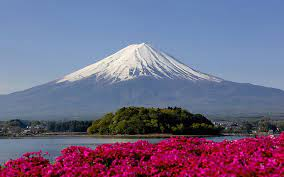
#> input picture 2/2.1/mount_fuji.jpeg, 284 x 177 px
$ jupyter execute 2.1.ipynb
#> lines starting #> are read from the running program, lines starting #| are printed output that depends on the picture; after the words box and inside, x2 and y2 are one past the last pixel; in counts of white or black regions, pixels touching at a corner belong together
[cell 1]
from PIL import Image
import numpy as np

### Negative Image

[cell 2]
def convert_to_neg(img_path):
#> called with img_path = 'mount_fuji.jpeg'
    img=Image.open(img_path)
#> img is the input picture: PIL image 284x177 RGB; mean R, G, B 113.6, 105.3, 135.8
    width, height=img.size
#> width = 284; height = 177
    neg_img=Image.new('RGB', img.size)
#> neg_img: PIL image 284x177 RGB; every value is 0
    for x in range(width):
        for y in range(height):
            r, g, b=img.getpixel((x, y))
            r, g, b=255-r, 255-g, 255-b
            neg_img.putpixel((x, y), (r, g, b))
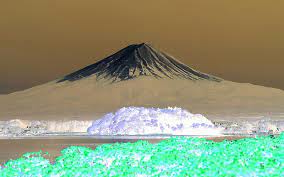
#> neg_img: PIL image 284x177 RGB; mean R, G, B 141.4, 149.7, 119.2
    neg_img.save(img_path[:img_path.index('.')]+"_negative.jpeg")
    neg_img.show()

[cell 3]
image_path="mount_fuji.jpeg"
convert_to_neg(image_path)

### Flip

[cell 4]
def flip_image(img_path):
#> called with img_path = 'mount_fuji.jpeg'
    img=Image.open(img_path)
    hor_flip=img.transpose(Image.FLIP_LEFT_RIGHT)
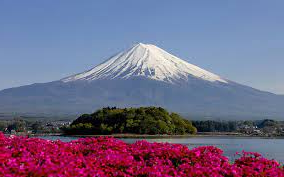
#> hor_flip: PIL image 284x177 RGB; mean R, G, B 113.6, 105.3, 135.8
    ver_flip=img.transpose(Image.FLIP_TOP_BOTTOM)
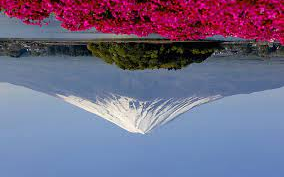
#> ver_flip: PIL image 284x177 RGB; mean R, G, B 113.6, 105.3, 135.8
    both_flip=img.transpose(Image.ROTATE_180)
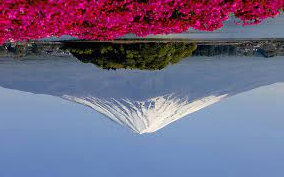
#> both_flip: PIL image 284x177 RGB; mean R, G, B 113.6, 105.3, 135.8
    hor_flip.save(img_path[:img_path.index('.')]+"_hor_flip.jpeg")
    ver_flip.save(img_path[:img_path.index('.')]+"_ver_flip.jpeg")
    both_flip.save(img_path[:img_path.index('.')]+"_both_flip.jpeg")
    hor_flip.show()
    ver_flip.show()
    both_flip.show()

[cell 5]
img_path="mount_fuji.jpeg"
flip_image(img_path)

### Thresholding

[cell 6]
def thresholding(img_path):
#> called with img_path = 'mount_fuji.jpeg'
    threshold_values=np.array([i*32 for i in range(1, 7)])
    img=Image.open(img_path)
    grayscale=img.convert("L")
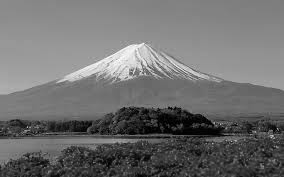
#> grayscale: PIL image 284x177 L; min 0, max 255, mean 111.3
    width, height=img.size
#> width = 284; height = 177
    for _, threshold_value in enumerate(threshold_values):
        result=Image.new("L", img.size)
        for x in range(width):
            for y in range(height):
                if grayscale.getpixel((x, y))>=threshold_value:
                    result.putpixel((x, y), 255)
                else:
                    result.putpixel((x, y), 0)
        result.save(img_path[:img_path.index('.')]+str(_+1)+".jpeg")
        result.show()
#> this loop made 6 passes
#> pass 1, in thresholding, `result.save(img_path[:img_path.index('.')]+str(_+1)+".jpeg")`:
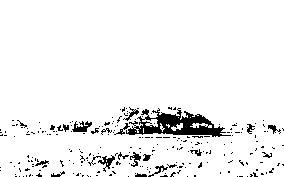
#> saved as mount_fuji1.jpeg: PIL image 284x177 L; 94.1% white; 236 black regions (215 under 20 px), largest, box (x1, y1, x2, y2) and area: (126, 108, 231, 137) 1372, (72, 121, 92, 132) 123, (98, 155, 115, 172) 101
#> pass 2, in thresholding, `result.save(img_path[:img_path.index('.')]+str(_+1)+".jpeg")`:
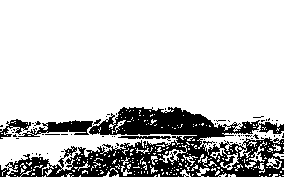
#> saved as mount_fuji2.jpeg: PIL image 284x177 L; 79.6% white; 73 black regions (70 under 20 px), largest, box (x1, y1, x2, y2) and area: (0, 107, 284, 177) 9671, (0, 119, 31, 139) 239, (118, 136, 171, 141) 132
#> after the loop:
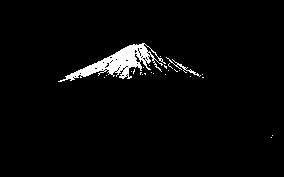
#> result: PIL image 284x177 L; 2.9% white; 25 white regions (23 under 20 px), largest, box (x1, y1, x2, y2) and area: (58, 43, 166, 82) 1332, (166, 57, 201, 77) 82
